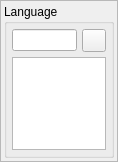
<?xml version="1.0" encoding="UTF-8"?>
<ui version="4.0">
 <class>TranslationWidget</class>
 <widget class="QWidget" name="TranslationWidget">
  <property name="geometry">
   <rect>
    <x>0</x>
    <y>0</y>
    <width>118</width>
    <height>162</height>
   </rect>
  </property>
  <property name="windowTitle">
   <string>TranslationWidget</string>
  </property>
  <layout class="QVBoxLayout" name="verticalLayout">
   <property name="spacing">
    <number>0</number>
   </property>
   <property name="margin">
    <number>0</number>
   </property>
   <item>
    <widget class="QFrame" name="frame">
     <property name="frameShape">
      <enum>QFrame::StyledPanel</enum>
     </property>
     <property name="frameShadow">
      <enum>QFrame::Raised</enum>
     </property>
     <layout class="QVBoxLayout" name="verticalLayout_2">
      <property name="spacing">
       <number>3</number>
      </property>
      <property name="margin">
       <number>3</number>
      </property>
      <item>
       <widget class="QGroupBox" name="gb_language">
        <property name="title">
         <string>Language</string>
        </property>
        <layout class="QGridLayout" name="gridLayout">
         <property name="margin">
          <number>5</number>
         </property>
         <property name="spacing">
          <number>5</number>
         </property>
         <item row="0" column="0">
          <widget class="QLineEdit" name="le_summary"/>
         </item>
         <item row="0" column="1">
          <widget class="QToolButton" name="tb_delete">
           <property name="text">
            <string/>
           </property>
           <property name="icon">
            <iconset resource="resources/pisido.qrc">
             <normaloff>:/images/delete.png</normaloff>:/images/delete.png</iconset>
           </property>
          </widget>
         </item>
         <item row="1" column="0" colspan="2">
          <widget class="QPlainTextEdit" name="pte_description"/>
         </item>
        </layout>
       </widget>
      </item>
     </layout>
    </widget>
   </item>
  </layout>
 </widget>
 <resources>
  <include location="resources/pisido.qrc"/>
 </resources>
 <connections/>
</ui>
